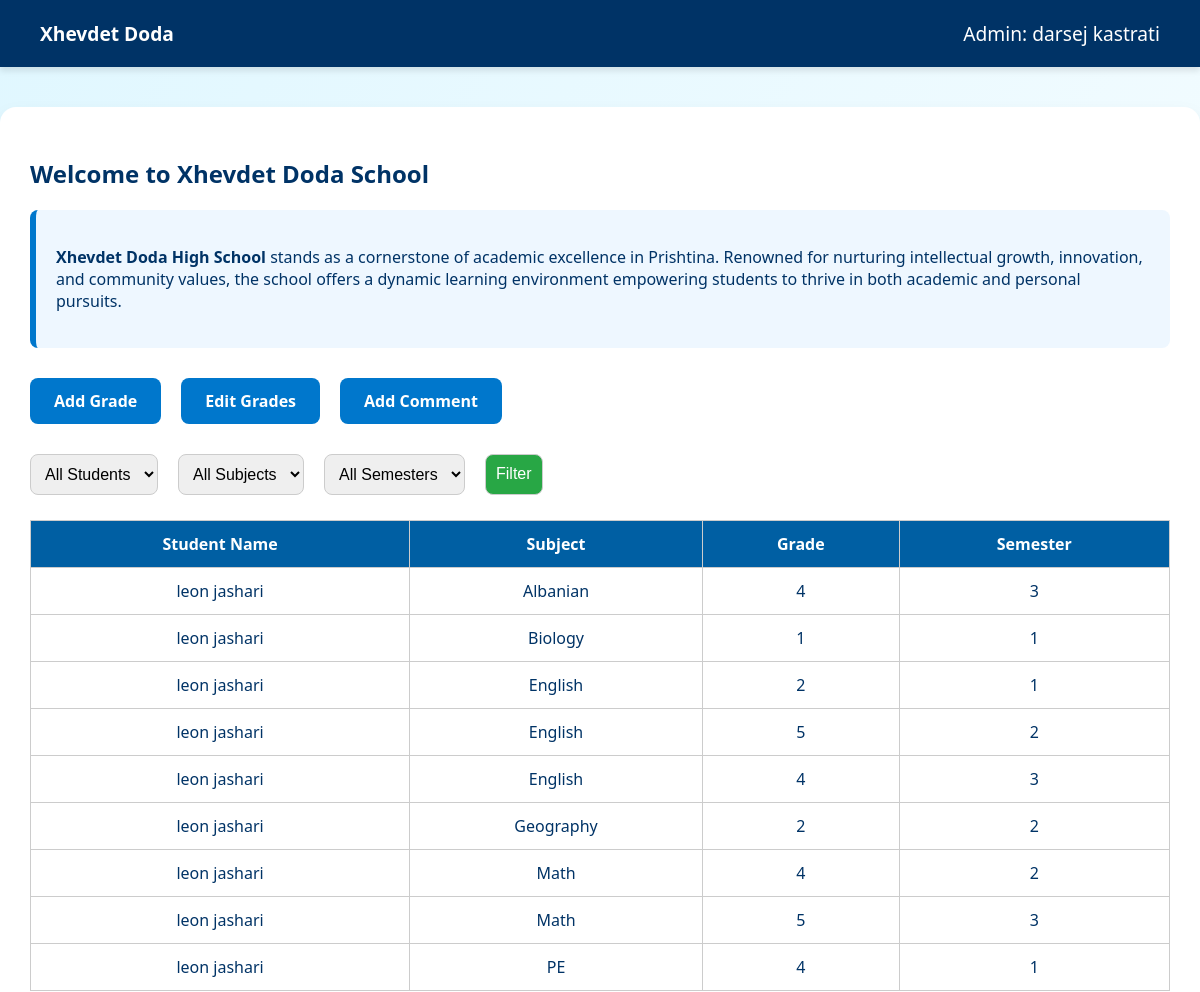
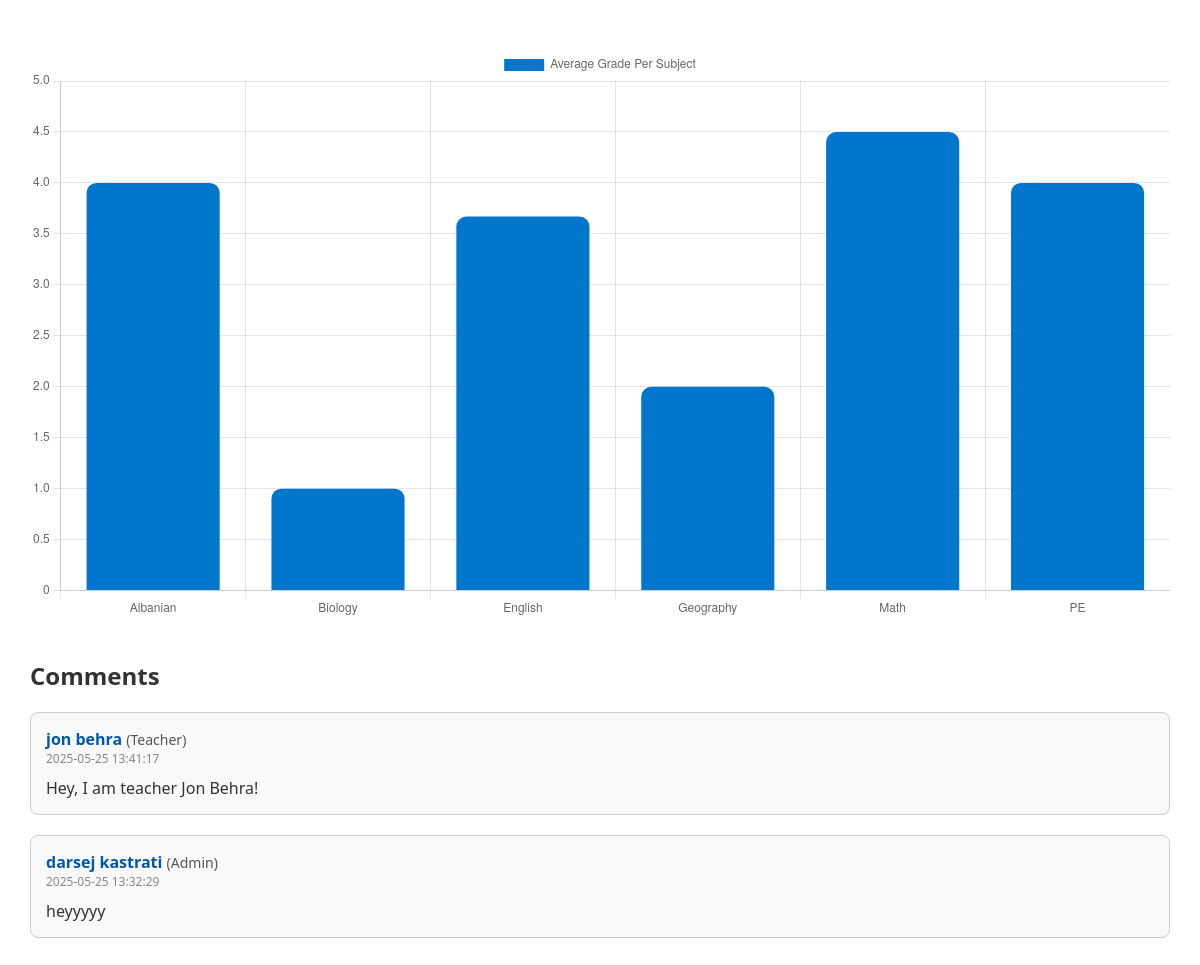
The page /xhevdetdoda.php (signed in) on the database its author committed (2 pictures, top to bottom).
### tables this page shows
CREATE TABLE `users` (
  `id` int(5) NOT NULL,
  `name` varchar(255) NOT NULL,
  `surname` varchar(255) NOT NULL,
  `email` varchar(255) NOT NULL,
  `password` varchar(255) NOT NULL,
  `confrim_password` varchar(255) NOT NULL,
  `school` varchar(255) NOT NULL,
  `isstudent` varchar(255) NOT NULL,
  `isteacher` varchar(255) NOT NULL,
  `isadmin` varchar(255) NOT NULL
);

CREATE TABLE `student_grades` (
  `id` int(11) NOT NULL,
  `student_id` int(11) NOT NULL,
  `subject` varchar(100) NOT NULL,
  `grade` int(11) DEFAULT NULL CHECK (`grade` between 1 and 5),
  `schedule` text DEFAULT NULL,
  `teacher_id` int(11) DEFAULT NULL,
  `semester` int(11) DEFAULT NULL
);

CREATE TABLE `comments` (
  `id` int(11) NOT NULL,
  `user_id` int(11) DEFAULT NULL,
  `role` varchar(10) DEFAULT NULL,
  `name` varchar(255) DEFAULT NULL,
  `comment` text DEFAULT NULL,
  `school` varchar(50) DEFAULT NULL,
  `created_at` timestamp NOT NULL DEFAULT current_timestamp(),
  `timestamp` timestamp NOT NULL DEFAULT current_timestamp()
);

### xhevdetdoda.php (the view, shortened to what this page needs)
<?php
require 'config.php';
$userId = $_SESSION['id'];
$stmt = $conn->prepare("SELECT * FROM users WHERE id = ?");
$stmt->execute([$userId]);
$user = $stmt->fetch(PDO::FETCH_ASSOC);
$isStudent = strtolower($user['isstudent']) === 'true';
$isTeacher = strtolower($user['isteacher']) === 'true';
$isAdmin = strtolower($user['isadmin']) === 'true';
$query = "SELECT g.*, u.name, u.surname FROM student_grades g JOIN users u ON g.student_id = u.id WHERE u.school = 'xhevdetdoda'";
$params = [];
$query .= " ORDER BY g.subject, g.semester";
$gradesStmt = $conn->prepare($query);
$gradesStmt->execute($params);
$grades = $gradesStmt->fetchAll(PDO::FETCH_ASSOC);
$averageData = [];
foreach ($grades as $grade) {
    $subject = $grade['subject'];
    if (!isset($averageData[$subject])) {
        $averageData[$subject] = ['sum' => 0, 'count' => 0];
    }
    $averageData[$subject]['sum'] += $grade['grade'];
    $averageData[$subject]['count']++;
}
foreach ($averageData as $subject => $data) {
    $averageData[$subject] = round($data['sum'] / $data['count'], 2);
}
?>
<!DOCTYPE html>
<html lang="en">
<head>
</head>
<body>
    <div class="navbar">
        <div><strong>Xhevdet Doda</strong></div>
        <div>
            <?php
                if ($isStudent) echo "Student: {$user['name']} {$user['surname']}";
                elseif ($isTeacher) echo "Teacher: {$user['name']} {$user['surname']}";
                elseif ($isAdmin) echo "Admin: {$user['name']} {$user['surname']}";
            ?>
        </div>
    </div>
    <div class="container">
        <h2>Welcome to Xhevdet Doda School</h2>
        <div class="school-history">
            <p><strong>Xhevdet Doda High School</strong> stands as a cornerstone of academic excellence in Prishtina. Renowned for nurturing intellectual growth, innovation, and community values, the school offers a dynamic learning environment empowering students to thrive in both academic and personal pursuits.</p>
        </div>
        <div class="button-bar">
            <?php if ($isTeacher || $isAdmin): ?>
                <a href="addGrade.php">Add Grade</a>
                <a href="editGrades.php">Edit Grades</a>
                <a href="addComment.php">Add Comment</a>
            <?php endif; ?>
        </div>
        <form method="GET" class="filters">
            <?php if (!$isStudent): ?>
                <select name="student_id">
                    <option value="">All Students</option>
                </select>
            <?php endif; ?>
            <select name="subject">
                <option value="">All Subjects</option>
            </select>
            <select name="semester">
                <option value="">All Semesters</option>
            </select>
            <input type="submit" value="Filter">
        </form>
        <table>
            <thead>
                <tr>
                    <th>Student Name</th>
                    <th>Subject</th>
                    <th>Grade</th>
                    <th>Semester</th>
                </tr>
            </thead>
            <tbody>
                <?php foreach ($grades as $g): ?>
                    <tr>
                        <td><?= $g['name'] ?> <?= $g['surname'] ?></td>
                        <td><?= htmlspecialchars($g['subject']) ?></td>
                        <td><?= $g['grade'] ?></td>
                        <td><?= $g['semester'] ?></td>
                    </tr>
                <?php endforeach; ?>
            </tbody>
        </table>
        <canvas id="gradeChart" width="800" height="400"></canvas>
        <script>
            const ctx = document.getElementById('gradeChart').getContext('2d');
            const chartData = {
                labels: <?= json_encode(array_keys($averageData)) ?>,
                datasets: [{
                    label: '<?= $isStudent ? "Your Average Grade" : "Average Grade Per Subject" ?>',
                    data: <?= json_encode(array_values($averageData)) ?>,
                    backgroundColor: '#0077cc',
                    borderRadius: 10
                }]
            };
            new Chart(ctx, {
                type: 'bar',
                data: chartData,
                options: {
                    scales: {
                        y: {
                            beginAtZero: true,
                            max: 5
                        }
                    }
                }
            });
        </script>
        <div class="comment-section" style="margin-top: 40px;">
  <h2 style="font-size: 24px; color: #333;">Comments</h2>
  <?php
  $stmt = $conn->prepare("SELECT * FROM comments WHERE school = 'xhevdetdoda' ORDER BY created_at DESC");
  $stmt->execute();
  $comments = $stmt->fetchAll(PDO::FETCH_ASSOC);
  if ($comments && count($comments) > 0):
      foreach ($comments as $comment):
  ?>
      <div class="comment-card" style="border: 1px solid #ccc; padding: 15px; margin-bottom: 20px; border-radius: 8px; background-color: #f9f9f9;">
        <div class="comment-header" style="margin-bottom: 10px;">
          <strong style="color: #0056b3;"><?php echo htmlspecialchars($comment['name']); ?></strong>
          <span style="font-size: 14px; color: #555;">(<?php echo htmlspecialchars(ucfirst($comment['role'])); ?>)</span>
          <div style="font-size: 12px; color: #888;"><?php echo htmlspecialchars($comment['created_at']); ?></div>
        </div>
        <div class="comment-body" style="font-size: 16px; color: #333;">
          <?php echo nl2br(htmlspecialchars($comment['comment'])); ?>
        </div>
      </div>
  <?php
      endforeach;
  else:
      echo "<p style='color: #666;'>No comments yet. Be the first to share your thoughts.</p>";
  endif;
  ?>
</div>
    </div>
</body>
</html>

### xhevdetdoda.php (style rules this page uses)
body { margin: 0; font-family: 'Segoe UI', Tahoma, Geneva, Verdana, sans-serif; background: linear-gradient(to bottom right, #e0f7ff, #ffffff); color: #003366; }
.navbar { background-color: #003366; padding: 20px 40px; color: white; display: flex; justify-content: space-between; align-items: center; font-size: 1.2rem; box-shadow: 0 4px 6px rgba(0,0,0,0.1); }
.container { max-width: 1200px; margin: 40px auto; padding: 30px; background-color: #ffffff; border-radius: 16px; box-shadow: 0 10px 20px rgba(0,0,0,0.08); }
h2, h3 { color: #003366; }
.button-bar { display: flex; gap: 20px; margin: 30px 0; }
.button-bar a { background-color: #0077cc; color: white; padding: 12px 24px; border-radius: 8px; text-decoration: none; font-weight: bold; transition: background 0.3s ease; }
.filters { display: flex; gap: 20px; flex-wrap: wrap; margin-bottom: 25px; }
select, input[type=submit] { padding: 10px; border-radius: 8px; border: 1px solid #ccc; font-size: 1rem; }
input[type=submit] { background-color: #28a745; color: white; cursor: pointer; }
table { width: 100%; border-collapse: collapse; margin-top: 20px; }
th, td { border: 1px solid #ccc; padding: 12px; text-align: center; }
th { background-color: #005fa3; color: white; }
.school-history { background-color: #eef7ff; padding: 20px; border-left: 6px solid #0077cc; border-radius: 8px; margin-bottom: 30px; }
#gradeChart { margin-top: 50px; }
.comment-card { border: 1px solid #ccc; padding: 15px; margin-bottom: 20px; border-radius: 8px; background-color: #f9f9f9; }
.comment-header { margin-bottom: 10px; }
.comment-body { font-size: 16px; color: #333; }

### rows shown on the page
users: name "darsej", surname "kastrati"
student_grades: student.name "leon", student.surname "jashari", subject "Albanian", grade "4", semester "3"
student_grades: student.name "leon", student.surname "jashari", subject "Biology", grade "1", semester "1"
student_grades: student.name "leon", student.surname "jashari", subject "English", grade "2", semester "1"
student_grades: student.name "leon", student.surname "jashari", subject "English", grade "5", semester "2"
student_grades: student.name "leon", student.surname "jashari", subject "English", grade "4", semester "3"
student_grades: student.name "leon", student.surname "jashari", subject "Geography", grade "2", semester "2"
student_grades: student.name "leon", student.surname "jashari", subject "Math", grade "4", semester "2"
student_grades: student.name "leon", student.surname "jashari", subject "Math", grade "5", semester "3"
student_grades: student.name "leon", student.surname "jashari", subject "PE", grade "4", semester "1"
comments: name "jon behra", role "Teacher", created_at "2025-05-25 13:41:17", comment "Hey, I am teacher Jon Behra!"
comments: name "darsej kastrati", role "Admin", created_at "2025-05-25 13:32:29", comment "heyyyyy"

### other values the page prints
chart data {{ json_encode(array_keys($averageData)) }} ["Albanian","Biology","English","Geography","Math","PE"]
chart data {{ json_encode(array_values($averageData)) }} [4,1,3.67,2,4.5,4]
